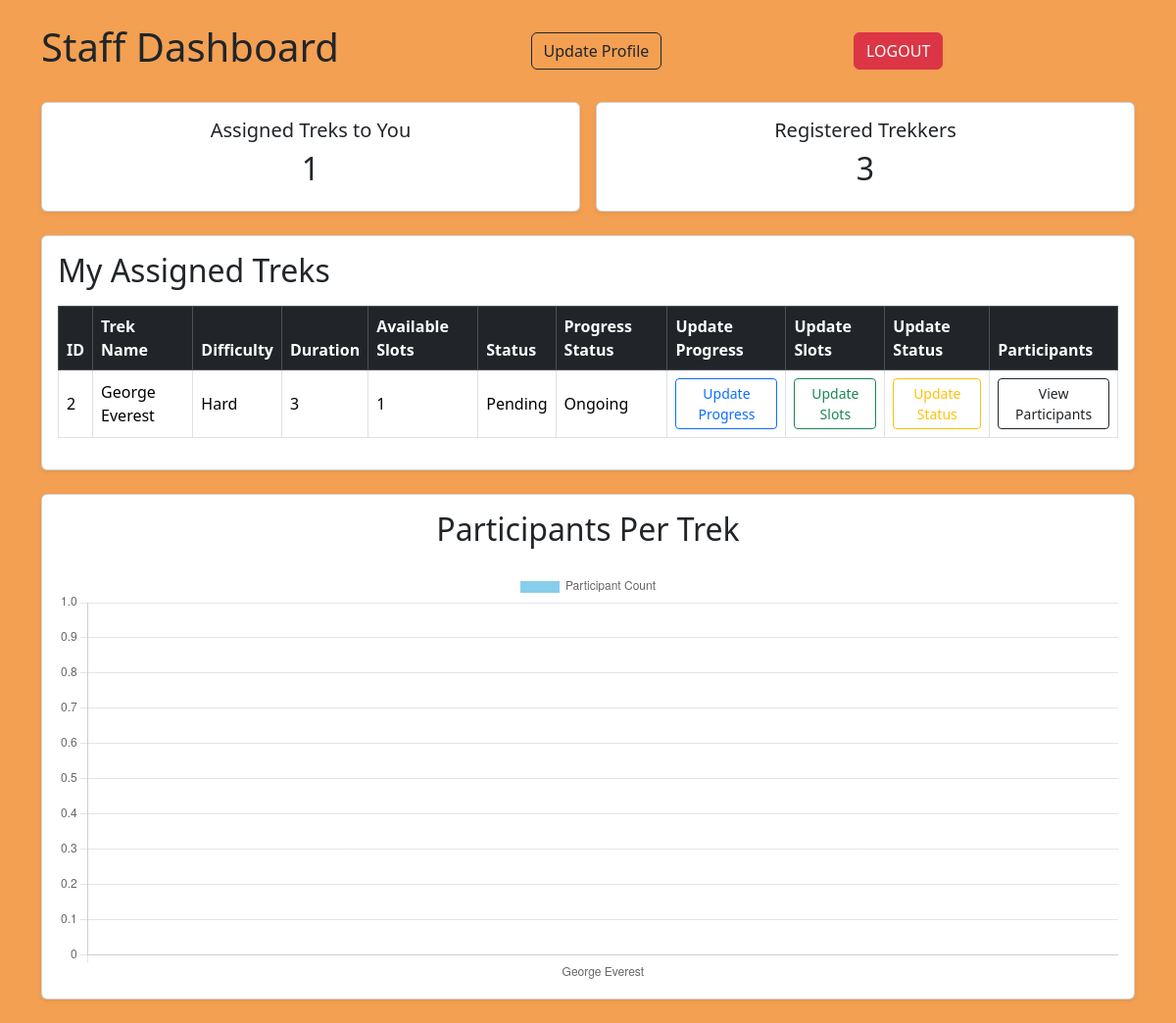
The app's page /staff/dashboard (signed in), older data.
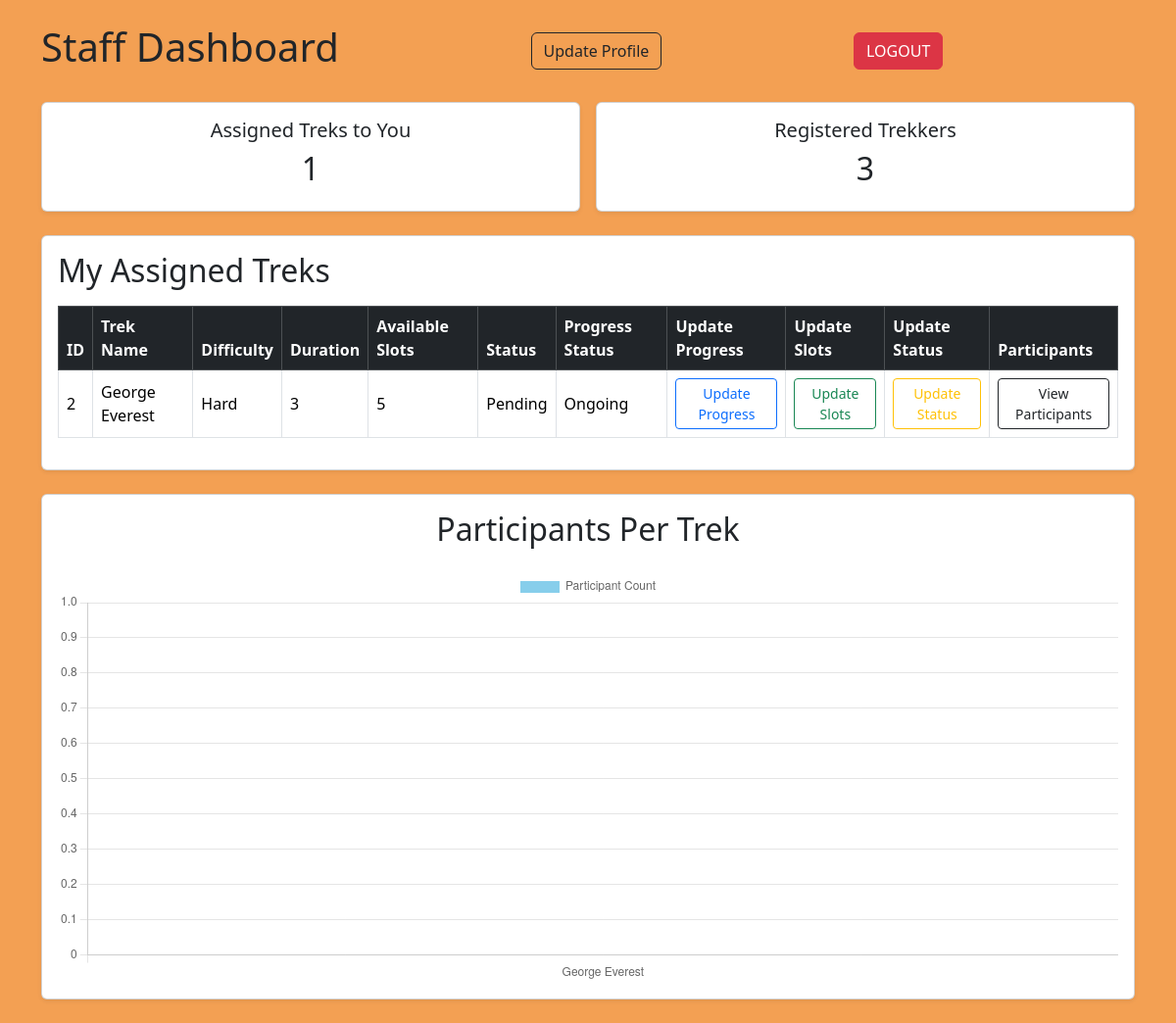
The same page, newer data.
### models/models.py (models this page shows)
class Trek(db.Model):
    __tablename__ = "treks"
    id = db.Column(db.Integer, primary_key=True)
    trek_name = db.Column(db.String(100), nullable=False)
    location = db.Column(db.String(100))
    difficulty = db.Column(db.String(50))
    duration_days = db.Column(db.Integer)
    available_slots = db.Column(db.Integer)
    status = db.Column(db.String(20),default="Open")
    progress_status = db.Column(db.String(20),default="Not Started")
    assigned_staff_id = db.Column(db.Integer,db.ForeignKey("users.id"))
    bookings = db.relationship(           #defines relationship b/w trek and bookings bcoz  1 trek can have multi booking
        "Booking",
        backref="trek",
        lazy=True
    )

### controllers/auth.py (the view)
@auth.route("/staff/dashboard")
@login_required
def staff_dashboard():
    if current_user.role != "staff":
        return "Access Denied"
    staff_id = session["user_id"]
    assigned_treks = Trek.query.filter_by(assigned_staff_id=staff_id).all()
    trek_names = []
    participant_counts = []
    for trek in assigned_treks:
        trek_names.append(trek.trek_name)
        participant_count = Booking.query.filter(
            Booking.trek_id == trek.id,
            Booking.booking_status != "Cancelled"
        ).count()
        participant_counts.append(participant_count)
    assigned_treks_count = len(assigned_treks)
    trek_ids = [trek.id for trek in assigned_treks]
    registered_trekkers_count = Booking.query.filter(
        Booking.trek_id.in_(trek_ids)
    ).count()
    return render_template(
        "staff_dashboard.html",
        assigned_treks=assigned_treks,
        assigned_treks_count=assigned_treks_count,
        registered_trekkers_count=registered_trekkers_count,
        trek_names=trek_names,
        participant_counts=participant_counts
    )

### main.py (called while the page is built)
@login_manager.user_loader
def load_user(user_id):
    return db.session.get(User, int(user_id))

### templates/staff_dashboard.html (shortened to what the changed rows need)
<!DOCTYPE html>
<html lang="en">
<head>
    <link href="https://cdn.jsdelivr.net/npm/bootstrap@5.3.3/dist/css/bootstrap.min.css"
          rel="stylesheet">
</head>
<body style="background-color: rgb(243, 160, 83);">
<div class="container py-4">
    <div class="d-flex justify-content-between align-items-center mb-4">
        <h1>Staff Dashboard</h1>
        <br></br>
    </div>
    <div class="row g-3 mb-4">
        <div class="col-12 col-md-6">
            <div class="card shadow-sm text-center">
                <div class="card-body">
                    <h2>{{ assigned_treks_count }}</h2>
                </div>
            </div>
        </div>
        <div class="col-12 col-md-6">
            <div class="card shadow-sm text-center">
                <div class="card-body">
                    <h2>{{ registered_trekkers_count }}</h2>
                </div>
            </div>
        </div>
    </div>
    <div class="card shadow-sm mb-4">
        <div class="card-body">
            <h2 class="mb-3">
                My Assigned Treks
            </h2>
            <div class="table-responsive">
                <table class="table table-bordered table-hover align-middle">
                    <thead class="table-dark">
                    <tr>
                        <th>ID</th>
                        <th>Trek Name</th>
                        <th>Difficulty</th>
                        <th>Duration</th>
                        <th>Available Slots</th>
                        <th>Status</th>
                        <th>Progress Status</th>
                        <th>Update Progress</th>
                        <th>Update Slots</th>
                        <th>Update Status</th>
                        <th>Participants</th>
                    </tr>
                    </thead>
                    <tbody>
                    {% for trek in assigned_treks %}
                    <tr>
                        <td>{{ trek.id }}</td>
                        <td>{{ trek.trek_name }}</td>
                        <td>{{ trek.difficulty }}</td>
                        <td>{{ trek.duration_days }}</td>
                        <td>{{ trek.available_slots }}</td>
                        <td>{{ trek.status }}</td>
                        <td>{{ trek.progress_status }}</td>
                        <td>
                            <a href="/staff/update_progress/{{ trek.id }}"
                               class="btn btn-sm btn-outline-primary">
                                Update Progress
                            </a>
                        </td>
                        <td>
                            <a href="/staff/update_slots/{{ trek.id }}"
                               class="btn btn-sm btn-outline-success">
                                Update Slots
                            </a>
                        </td>
                        <td>
                            <a href="/staff/update_status/{{ trek.id }}"
                               class="btn btn-sm btn-outline-warning">
                                Update Status
                            </a>
                        </td>
                        <td>
                            <a href="/staff/participants/{{ trek.id }}"
                               class="btn btn-sm btn-outline-dark">
                                View Participants
                            </a>
                        </td>
                    </tr>
                    {% endfor %}
                    </tbody>
                </table>
            </div>
        </div>
    </div>
    <div class="card shadow-sm">
        <div class="card-body">
            <h2 class="text-center mb-4">
                Participants Per Trek
            </h2>
        </div>
    </div>
</div>
<script>
    const ctx = document.getElementById("staffChart");
    new Chart(ctx, {
        type: "bar",
        data: {
            labels: {{ trek_names | tojson }},
            datasets: [{
                label: "Participant Count",
                data: {{ participant_counts | tojson }},
                backgroundColor: "SkyBlue"
            }]
        },
        options: {
            responsive: true,
            maintainAspectRatio: false
        }
    });
</script>
</body>
</html>

Row changes from the older to the newer data that the page shows:
changed Trek "George Everest": available_slots "1" → "5"
